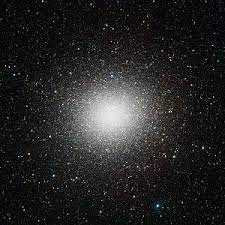
#> input picture uploads/cluster_image3.jpeg, 225 x 225 px
$ python clusterFromImage.py ../uploads/cluster_image3.jpeg
#> lines starting #> are read from the running program, lines starting #| are printed output that depends on the picture; after the words box and inside, x2 and y2 are one past the last pixel; in counts of white or black regions, pixels touching at a corner belong together
import cv2
import numpy as np
from skimage import exposure
from skimage import io
import matplotlib.pyplot as plt
from sklearn.cluster import KMeans
from scipy import ndimage
from skimage import io, color, exposure
import sys
import string
import random
# Load the image

src = sys.argv[1]
img = cv2.imread(src)
#> img is the input picture: shape (225, 225, 3); mean B, G, R 37.3, 37.6, 38
# print(img)
# Convert to grayscale
gray = cv2.cvtColor(img, cv2.COLOR_BGR2GRAY)

# Apply thresholding to binarize the image
_, thresh = cv2.threshold(gray, 10, 255, cv2.THRESH_BINARY)
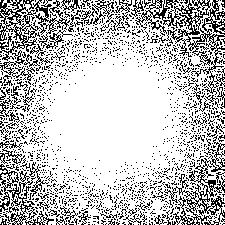
#> thresh: shape (225, 225); 75.5% white; black in thin lines or dots

# Apply morphological opening to remove noise and fill gaps between stars
kernel = cv2.getStructuringElement(cv2.MORPH_ELLIPSE, (5, 5))
opening = cv2.morphologyEx(thresh, cv2.MORPH_OPEN, kernel)
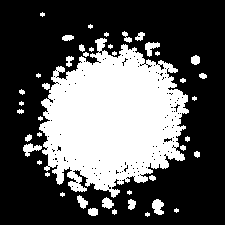
#> opening: shape (225, 225); 34.2% white; 44 white regions (18 under 20 px)

# Find contours in the image
contours, _ = cv2.findContours(opening, cv2.RETR_EXTERNAL, cv2.CHAIN_APPROX_SIMPLE)
#> contours = 44 contours, 25 with area under 20; largest, box (x1, y1, x2, y2) and area: (39, 38, 189, 198) 15400, (152, 199, 164, 215) 114, (23, 143, 42, 157) 101, (145, 42, 160, 57) 93, (102, 197, 114, 209) 78

# Draw a circle around each detected contour
for contour in contours:
    (x, y), radius = cv2.minEnclosingCircle(contour)
    center = (int(x), int(y))
    radius = int(radius)
    cv2.circle(img, center, radius, (0, 0, 255), 2)
#> this loop made 44 passes
#> (x, y, radius, center) on passes 2, 4, 5, 6, 7, 8, 11, 14, 15, 16, 17, 18: (114, 211.5, 2, (114, 211)), (92.5, 211.5, 5, (92, 211)), (158.5, 206.5, 7, (158, 206)), (130.9, 204, 5, (130, 204)), (107.3, 203, 6, (107, 202)), (81, 201.5, 6, (81, 201)), (152, 177.5, 3, (152, 177)), (196.5, 154, 3, (196, 154)), (182.5, 147.5, 2, (182, 147)), (32.14, 149, 9, (32, 148)), (187, 138.5, 2, (187, 138)), (28, 137.5, 3, (28, 137))
#> (x, y, radius) on passes 1, 3, 9, 10, 12, 13: (147, 214, 2), (176, 210, 2), (62, 194, 2), (129, 192, 2), (47, 174, 2), (39, 162, 2)
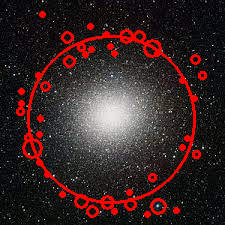
#> img: shape (225, 225, 3); 7.55% of pixels changed, all inside (x1, y1, x2, y2) = (16, 11, 207, 218)
filekey=''.join(random.choice(string.ascii_uppercase + string.digits) for _ in range(10))
path='/home/tarsh/Desktop/PR Backend/Files/'+filekey+'.png'
userPath=path[3:]
userPath=userPath.replace("/","|")
print(filekey+'.png')
#| Y0CQ65ZT4W.png
cv2.imwrite(path,img)
# path=cluster_from_image('https://www.google.com/imgres?imgurl=https%3A%2F%2Fcdn.hswstatic.com%2Fgif%2Fouter-space.jpg&tbnid=oxqQIWUnOnRtaM&vet=12ahUKEwjXl4Xe2bX-AhWeCrcAHeGVAmwQMygIegUIARDyAQ..i&imgrefurl=https%3A%2F%2Fscience.howstuffworks.com%2F8-mind-bending-facts-about-outer-space.htm&docid=mVhyo8Rlf7NRLM&w=1600&h=900&q=space%20images&ved=2ahUKEwjXl4Xe2bX-AhWeCrcAHeGVAmwQMygIegUIARDyAQ')
